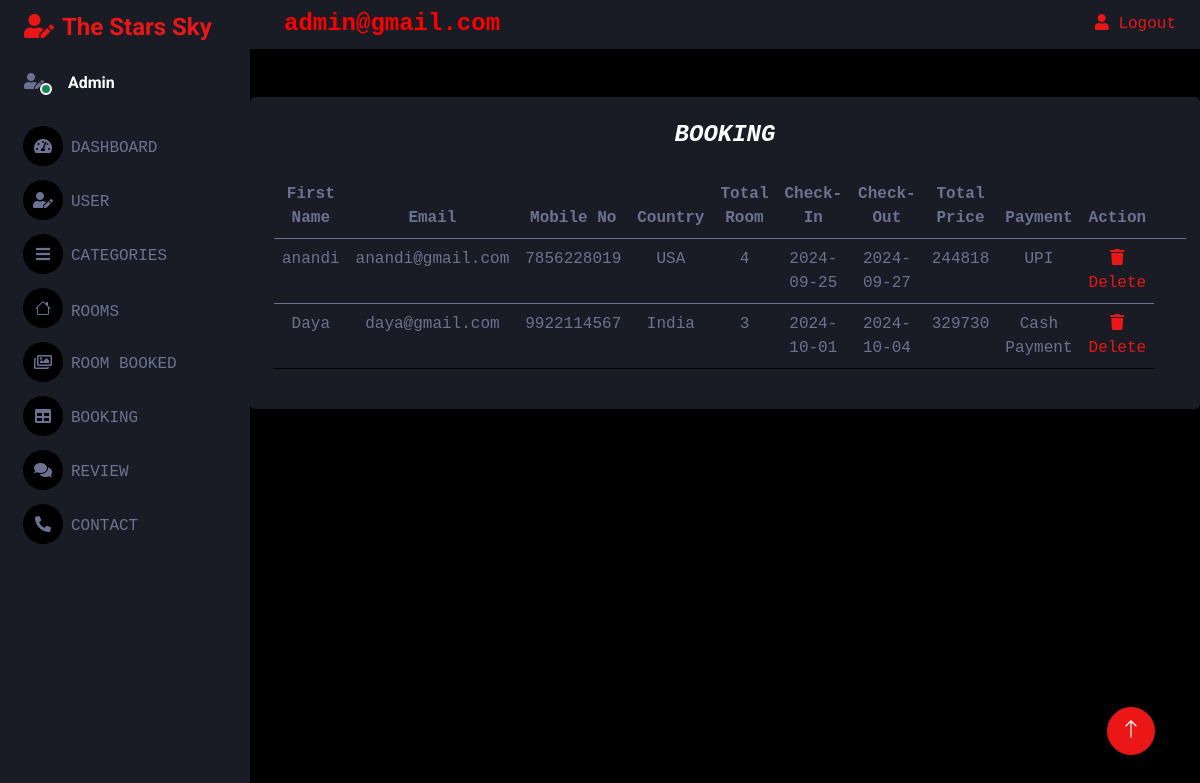
Page /admin/booking.php on the committed database.
### tables this page shows
CREATE TABLE `booking` (
  `id` int(200) NOT NULL,
  `firstname` text NOT NULL,
  `email` varchar(255) NOT NULL,
  `mobileno` varchar(255) NOT NULL,
  `country` text NOT NULL,
  `total_room` int(150) NOT NULL,
  `checkin` date NOT NULL,
  `checkout` date NOT NULL,
  `total_price` int(200) NOT NULL,
  `payment` varchar(200) NOT NULL
);

### admin/booking.php (the view, shortened to what this page needs)
<?php
include 'header.php';
include 'sidebar.php';
include 'navigation.php';
?>
<body style="font-family: courier new">
   <div class="col-sm-12 col-xl-12">
      <div class="bg-secondary rounded h-100 p-4">
         <h4 class="mb-4" style="text-align: center; font-family: courier new"><b><i>BOOKING</i></b></h4>
         <table class="table table-hover" style="text-align: center; font-family: courier new">
            <thead>
               <tr>
                  <th scope="col">First Name</th>
                  <th scope="col">Email</th>
                  <th scope="col">Mobile No</th>
                  <th scope="col">Country</th>
                  <th scope="col">Total Room</th>
                  <th scope="col">Check-In</th>
                  <th scope="col">Check-Out</th>
                  <th scope="col">Total Price</th>
                  <th scope="col">Payment</th>
                  <th colspan=2>Action</th>
                  <th></th>
                  <th></th>
               </tr>
            </thead>
            <?php
            $query_select = "SELECT *from booking";
            $query_run = mysqli_query($con, $query_select);
            if (mysqli_num_rows($query_run) > 0) {
               foreach ($query_run as $row) {
            ?>
                  <tbody style="padding:left=100px;">
                     <tr style="text-align:center">
                        <td><?php echo $row['firstname']; ?></td>
                        <td><?php echo $row['email']; ?></td>
                        <td><?php echo $row['mobileno']; ?></td>
                        <td><?php echo $row['country']; ?></td>
                        <td><?php echo $row['total_room']; ?></td>
                        <td><?php echo $row['checkin']; ?></td>
                        <td><?php echo $row['checkout']; ?></td>
                        <td><?php echo $row['total_price']; ?></td>
                        <td><?php echo $row['payment']; ?></td>
                        <td><a href="booking.php?delete=<?php echo $row['id']; ?>" class="delete-btn" onclick="return confirm('Are your sure you want to delete this?');"> <i class="fas fa-trash"></i> Delete </a></td>
                     </tr>
               <?php
               }
            }
               ?>
                  </tbody>
         </table>
      </div>
   </div>
   <?php
   include 'footer.php';
   include 'javascript.php';
   ?>

### admin/css/style.css (style rules this page uses)
:root { --primary: #EB1616; --secondary: #191C24; --light: #6C7293; --dark: #000000; }

### rows in the picture
booking: firstname "anandi", email "anandi@gmail.com", mobileno "7856228019", country "USA", total_room "4", checkin "2024-09-25", checkout "2024-09-27", total_price "244818", payment "UPI"
booking: firstname "Daya", email "daya@gmail.com", mobileno "9922114567", country "India", total_room "3", checkin "2024-10-01", checkout "2024-10-04", total_price "329730", payment "Cash Payment"
